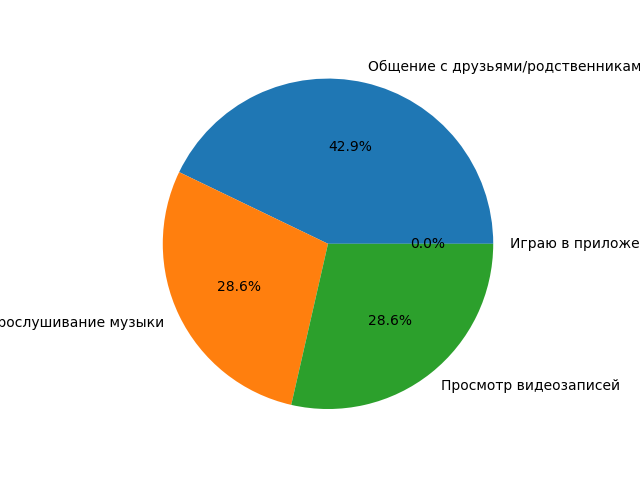

Source code (Python):
# Социологический опрос на тему:"Социальные сети"
# 9.	Что Вас привлекает в социальных сетях?

import matplotlib.pyplot as plt

labels = 'Общение с друзьями/родственниками', 'Прослушивание музыки', 'Просмотр видеозаписей', 'Играю в приложения'
sizes = [3,2,2,0]

fig, ax = plt.subplots()
ax.pie(sizes, labels=labels, autopct='%1.1f%%')
ax.axis('equal')

plt.show()
